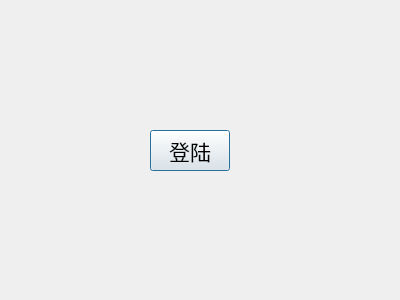
<?xml version="1.0" encoding="UTF-8"?>
<ui version="4.0">
 <class>LoginDlg</class>
 <widget class="QDialog" name="LoginDlg">
  <property name="geometry">
   <rect>
    <x>0</x>
    <y>0</y>
    <width>400</width>
    <height>300</height>
   </rect>
  </property>
  <property name="windowTitle">
   <string>Dialog</string>
  </property>
  <widget class="QPushButton" name="pushButton">
   <property name="geometry">
    <rect>
     <x>150</x>
     <y>130</y>
     <width>80</width>
     <height>41</height>
    </rect>
   </property>
   <property name="font">
    <font>
     <pointsize>16</pointsize>
    </font>
   </property>
   <property name="text">
    <string>登陆</string>
   </property>
  </widget>
 </widget>
 <resources/>
 <connections>
  <connection>
   <sender>pushButton</sender>
   <signal>clicked()</signal>
   <receiver>LoginDlg</receiver>
   <slot>accept()</slot>
   <hints>
    <hint type="sourcelabel">
     <x>192</x>
     <y>136</y>
    </hint>
    <hint type="destinationlabel">
     <x>229</x>
     <y>196</y>
    </hint>
   </hints>
  </connection>
 </connections>
</ui>
